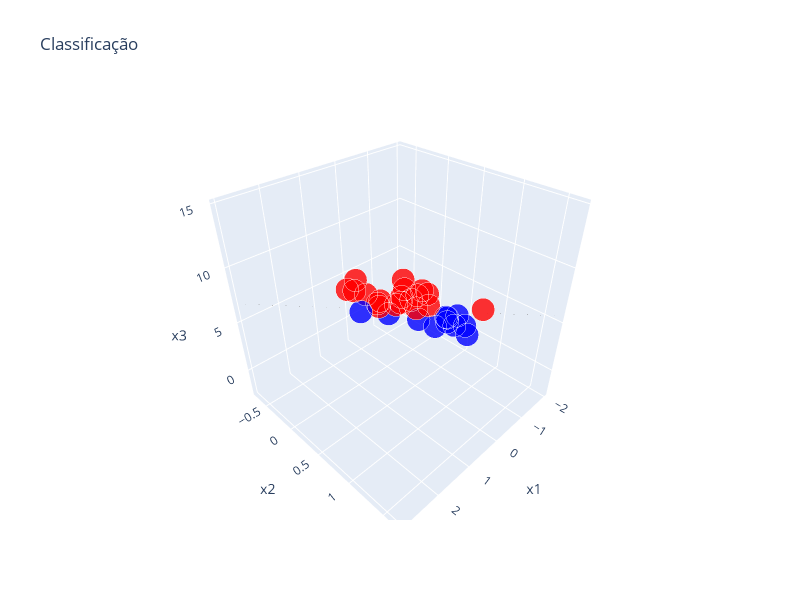

The code cell stored with this chart in its notebook:
### Code cell
#criar grafico 3d interativo
colors = ['red' if y == -1 else 'blue' for y in yhat]

#criar malha para o hiperplano
x1_range = np.linspace(x[:, 0].min() - 0.5, x[:, 0].max() + 0.5, 20)
x2_range = np.linspace(x[:, 1].min() - 0.5, x[:, 1].max() + 0.5, 20)
x1_grid, x2_grid = np.meshgrid(x1_range, x2_range)

#calcular x3 para o hiperplano: w0*x1 + w1*x2 + w2*x3 + w3*(-1) = 0
#x3 = (w0*x1 + w1*x2 - w3) / (-w2)
x3_grid = (w[0] * x1_grid + w[1] * x2_grid - w[3]) / (-w[2])

fig = go.Figure()

#adicionar o hiperplano
fig.add_trace(go.Surface(
   x=x1_grid,
   y=x2_grid,
   z=x3_grid,
   colorscale='gray',
   opacity=0.3,
   showscale=False,
   name='Hiperplano'
))

#adicionar os pontos
fig.add_trace(go.Scatter3d(
   x=x[:, 0],
   y=x[:, 1],
   z=x[:, 2],
   mode='markers',
   marker=dict(
      size=8,
      color=colors,
      opacity=0.8,
      line=dict(width=1, color='white')
   ),
   name='Amostras'
))

fig.update_layout(
   title='Classificação',
   scene=dict(
      xaxis_title='x1',
      yaxis_title='x2',
      zaxis_title='x3'
   ),
   width=800,
   height=600
)

### Figure 1 — Plotly figure (JSON) as saved in the notebook; plotly's stock layout.template omitted (floating-point values rounded to 4 significant figures; data arrays with more than 128 entries replaced by an {"elided": "..."} marker saying what was removed)
{"data": [{"colorscale": [[0, "rgb(0, 0, 0)"], [0.09091, "rgb(16, 16, 16)"], [0.1818, "rgb(38, 38, 38)"], [0.2727, "rgb(59, 59, 59)"], [0.3636, "rgb(81, 80, 80)"], [0.4545, "rgb(102, 101, 101)"], [0.5455, "rgb(124, 123, 122)"], [0.6364, "rgb(146, 146, 145)"], [0.7273, "rgb(171, 171, 170)"], [0.8182, "rgb(197, 197, 195)"], [0.9091, "rgb(224, 224, 223)"], [1, "rgb(254, 254, 253)"]], "name": "Hiperplano", "opacity": 0.3, "showscale": false, "type": "surface", "x": {"elided": "20x20 float values"}, "y": {"elided": "20x20 float values"}, "z": {"elided": "20x20 float values"}}, {"marker": {"color": ["red", "red", "red", "blue", "blue", "red", "blue", "red", "blue", "red", "red", "blue", "red", "red", "red", "red", "blue", "red", "blue", "red", "red", "blue", "blue", "red", "blue", "red", "red", "blue", "red", "red"], "line": {"color": "white", "width": 1}, "opacity": 0.8, "size": 8}, "mode": "markers", "name": "Amostras", "type": "scatter3d", "x": [-0.6508, -1.449, 2.085, 0.2626, 0.6418, 0.2569, 1.115, 0.0914, 0.0121, -0.0429, 0.434, 0.2735, 0.4839, 0.4089, 1.439, -0.9115, 0.3654, 0.2144, 0.2013, 0.6483, -0.1147, -0.797, -1.062, 0.5307, -1.22, 0.3957, -0.1013, 2.448, 2.015, 0.2012], "y": [0.1097, 0.8896, 0.6876, 1.148, 1.023, 0.673, 0.6043, 0.3399, 0.5256, 0.466, 0.687, 1.029, 0.4851, -0.1267, 0.1614, -0.1973, 1.048, 0.7515, 1.001, 0.2183, 0.2242, 0.8795, 0.6366, 0.1285, 0.7777, 0.1076, 0.5989, 0.9455, 0.6192, 0.2611], "z": [4.001, 4.401, 12.07, 7.798, 7.043, 8.326, 7.445, 7.068, 4.632, 5.432, 8.229, 7.193, 7.485, 5.502, 8.584, 2.196, 7.486, 7.17, 6.549, 5.899, 7.244, 3.876, 2.471, 5.688, 1.725, 5.662, 7.181, 11.21, 10.93, 5.463]}], "layout": {"height": 600, "scene": {"xaxis": {"title": {"text": "x1"}}, "yaxis": {"title": {"text": "x2"}}, "zaxis": {"title": {"text": "x3"}}}, "title": {"text": "Classificação"}, "width": 800}}
